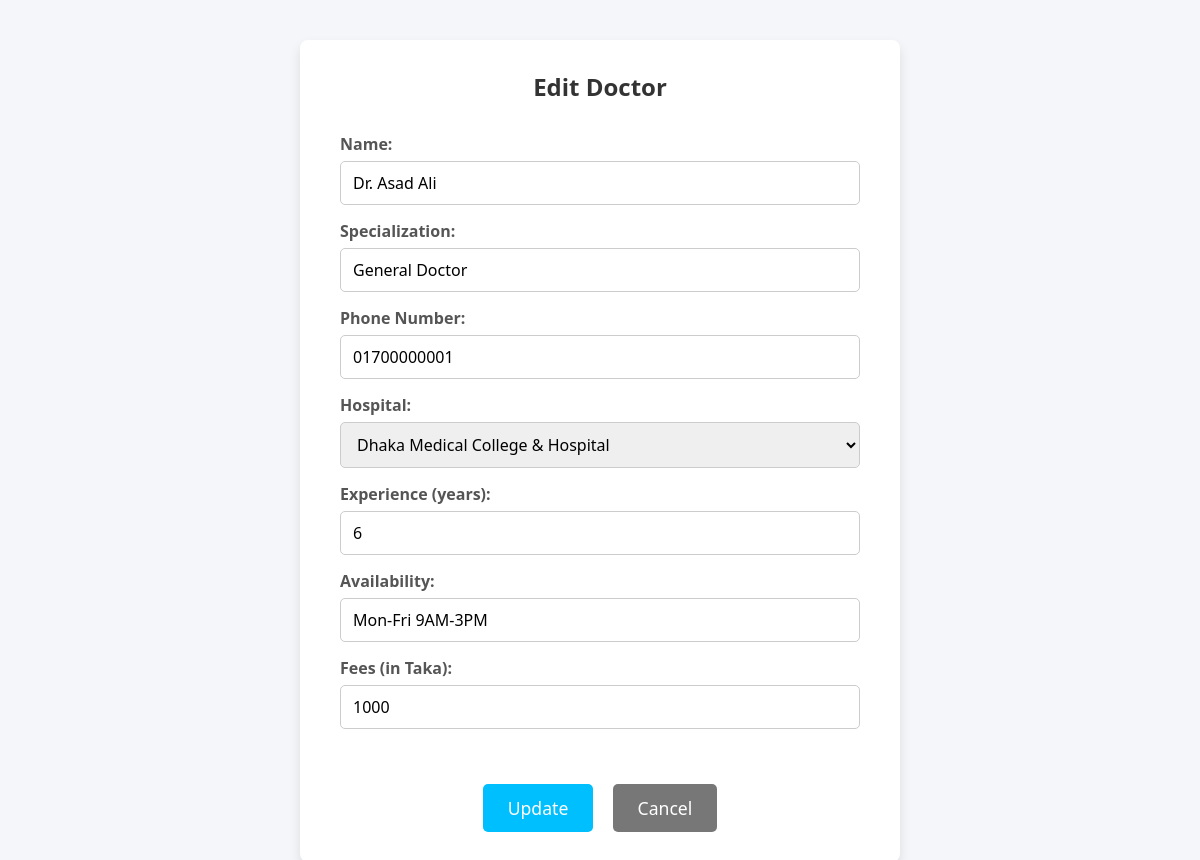
Page /Admin_Dashboard/edit/editDoctor.php?id=1 (signed in) on the committed database.
### tables this page shows
CREATE TABLE `doctor_list` (
  `id` int(11) NOT NULL,
  `name` varchar(255) DEFAULT NULL,
  `specialization` varchar(255) DEFAULT NULL,
  `phone_no` varchar(15) DEFAULT NULL,
  `hospital_id` int(11) DEFAULT NULL,
  `experience_years` int(11) DEFAULT NULL,
  `availability` varchar(255) DEFAULT NULL,
  `fees` int(11) DEFAULT NULL,
  `password` varchar(255) DEFAULT NULL
);

CREATE TABLE `hospital_list` (
  `id` int(11) NOT NULL,
  `name` varchar(100) DEFAULT NULL,
  `phone_no` varchar(20) DEFAULT NULL,
  `img` longblob DEFAULT NULL,
  `hospital_state` varchar(50) DEFAULT NULL,
  `hospital_city` varchar(50) DEFAULT NULL,
  `hospital_area` varchar(50) DEFAULT NULL,
  `tag_line` varchar(255) DEFAULT NULL,
  `latitude` decimal(9,6) DEFAULT NULL,
  `longitude` decimal(9,6) DEFAULT NULL,
  `email` varchar(100) DEFAULT NULL,
  `username` varchar(100) DEFAULT NULL,
  `password` varchar(100) DEFAULT NULL
);

### Admin_Dashboard/edit/editDoctor.php (the view, shortened to what this page needs)
<?php
include '../../Connection.php';
$doctor_id = intval($_GET['id']);
$sql = "SELECT * FROM doctor_list WHERE id = $doctor_id LIMIT 1";
$result = mysqli_query($conn, $sql);
$doctor = mysqli_fetch_assoc($result);
$hospitalSql = "SELECT id, name FROM hospital_list ORDER BY name ASC";
$hospitalResult = mysqli_query($conn, $hospitalSql);
?>
<!DOCTYPE html>
<html lang="en">
<head>
  <link rel="stylesheet" href="../dashboard.css" />
</head>
<body>
<form method="POST" action="">
  <h2>Edit Doctor</h2>
  <label for="name">Name:</label>
  <input type="text" id="name" name="name" value="<?= htmlspecialchars($doctor['name']) ?>" required />
  <label for="specialization">Specialization:</label>
  <input type="text" id="specialization" name="specialization" value="<?= htmlspecialchars($doctor['specialization']) ?>" required />
  <label for="phone_no">Phone Number:</label>
  <input type="text" id="phone_no" name="phone_no" value="<?= htmlspecialchars($doctor['phone_no']) ?>" required />
  <label for="hospital_id">Hospital:</label>
  <select id="hospital_id" name="hospital_id" required>
    <?php while ($hosp = mysqli_fetch_assoc($hospitalResult)): ?>
      <option value="<?= $hosp['id'] ?>" <?= $hosp['id'] == $doctor['hospital_id'] ? 'selected' : '' ?>>
        <?= htmlspecialchars($hosp['name']) ?>
      </option>
    <?php endwhile; ?>
  </select>
  <label for="experience_years">Experience (years):</label>
  <input type="number" id="experience_years" name="experience_years" min="0" value="<?= htmlspecialchars($doctor['experience_years']) ?>" required />
  <label for="availability">Availability:</label>
  <input type="text" id="availability" name="availability" value="<?= htmlspecialchars($doctor['availability']) ?>" required />
  <label for="fees">Fees (in Taka):</label>
  <input type="number" id="fees" name="fees" min="0" value="<?= htmlspecialchars($doctor['fees']) ?>" required />
  <div style="margin-top: 30px; text-align: center;">
    <button type="submit">Update</button>
    <button type="button" class="cancel-btn" onclick="window.location.href='../manageDoctor.php'">Cancel</button>
  </div>
</form>
</body>
</html>

### Admin_Dashboard/dashboard.css (style rules this page uses)
* { box-sizing: border-box; margin: 0; padding: 0; font-family: 'Segoe UI', sans-serif; }
body { display: flex; min-height: 100vh; background: #f4f9ff; }

### Admin_Dashboard/edit/editDoctor.php (style rules this page uses)
body { font-family: 'Segoe UI', Tahoma, Geneva, Verdana, sans-serif; background-color: #f4f6f9; margin: 0; padding: 0; display: flex; justify-content: center; min-height: 100vh; align-items: flex-start; padding-top: 40px; }
form { background: #fff; padding: 30px 40px; border-radius: 8px; box-shadow: 0 6px 12px rgba(0,0,0,0.1); max-width: 600px; width: 100%; }
h2 { text-align: center; margin-bottom: 30px; color: #333; }
label { display: block; margin-top: 15px; font-weight: 600; color: #555; }
input, select { width: 100%; padding: 10px 12px; margin-top: 6px; border-radius: 5px; border: 1.5px solid #ccc; font-size: 1rem; transition: border-color 0.3s ease; }
button { margin-top: 25px; padding: 12px 25px; border: none; border-radius: 5px; font-size: 1.1rem; cursor: pointer; transition: background-color 0.3s ease; color: white; }
button[type="submit"] { background-color: #00bfff; }
button.cancel-btn { background-color: #777; margin-left: 15px; }

### rows in the picture
doctor_list: name "Dr. Asad Ali", specialization "General Doctor", phone_no "01700000001", hospital_id "Dhaka Medical College & Hospital", experience_years "6", availability "Mon-Fri 9AM-3PM", fees "1000"
